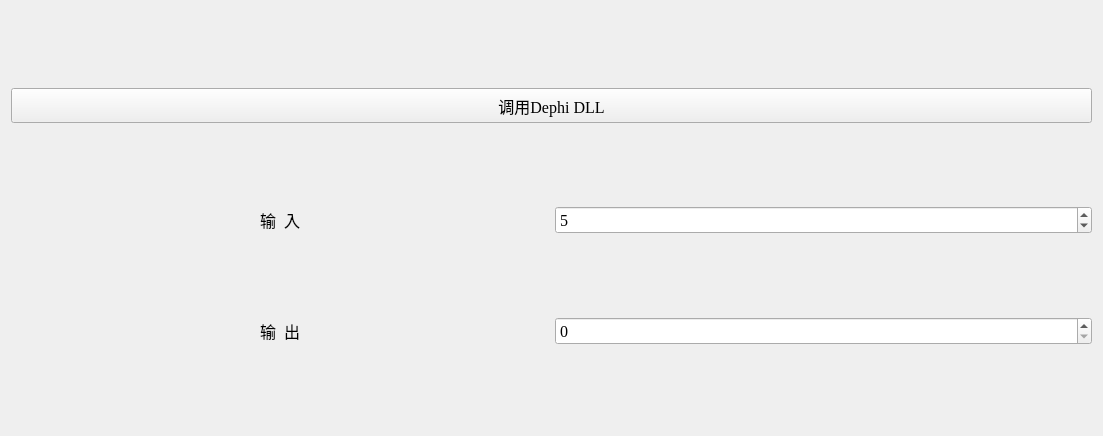
<?xml version="1.0" encoding="UTF-8"?>
<ui version="4.0">
 <class>MainWindow</class>
 <widget class="QMainWindow" name="MainWindow">
  <property name="geometry">
   <rect>
    <x>0</x>
    <y>0</y>
    <width>1103</width>
    <height>436</height>
   </rect>
  </property>
  <property name="font">
   <font>
    <family>Times New Roman</family>
    <pointsize>12</pointsize>
   </font>
  </property>
  <property name="windowTitle">
   <string>显式链接调用DLL</string>
  </property>
  <widget class="QWidget" name="centralWidget">
   <layout class="QHBoxLayout" name="horizontalLayout">
    <item>
     <layout class="QGridLayout" name="gridLayout">
      <item row="0" column="0" colspan="2">
       <widget class="QPushButton" name="pushButton">
        <property name="minimumSize">
         <size>
          <width>0</width>
          <height>35</height>
         </size>
        </property>
        <property name="text">
         <string>调用Dephi DLL</string>
        </property>
       </widget>
      </item>
      <item row="1" column="0">
       <widget class="QLabel" name="label">
        <property name="text">
         <string>输  入</string>
        </property>
        <property name="alignment">
         <set>Qt::AlignCenter</set>
        </property>
       </widget>
      </item>
      <item row="1" column="1">
       <widget class="QSpinBox" name="spinInput">
        <property name="value">
         <number>5</number>
        </property>
       </widget>
      </item>
      <item row="2" column="0">
       <widget class="QLabel" name="label_2">
        <property name="text">
         <string>输  出</string>
        </property>
        <property name="alignment">
         <set>Qt::AlignCenter</set>
        </property>
       </widget>
      </item>
      <item row="2" column="1">
       <widget class="QSpinBox" name="spinOutput"/>
      </item>
     </layout>
    </item>
   </layout>
  </widget>
  <widget class="QMenuBar" name="menuBar">
   <property name="geometry">
    <rect>
     <x>0</x>
     <y>0</y>
     <width>1103</width>
     <height>32</height>
    </rect>
   </property>
  </widget>
 </widget>
 <layoutdefault spacing="6" margin="11"/>
 <resources/>
 <connections/>
</ui>
